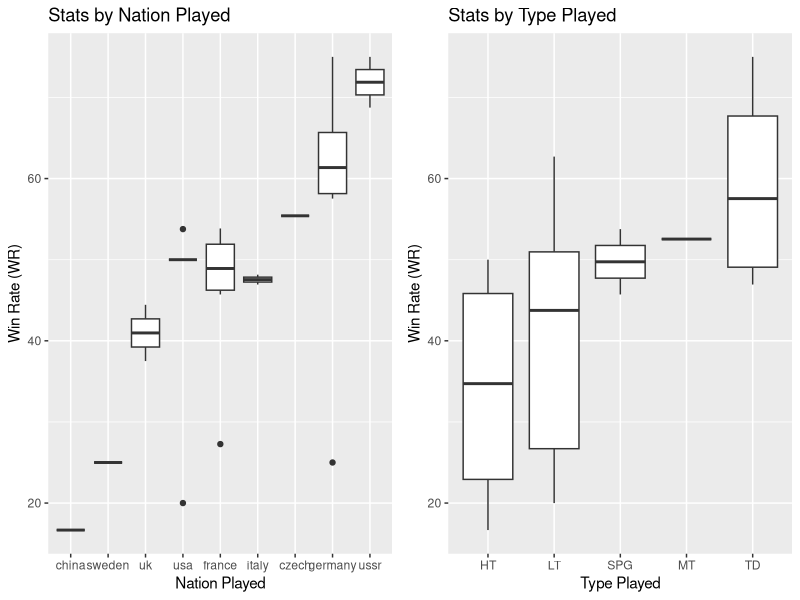

Generate this figure with R:
#Assignment 4
install.packages("gridExtra")
library(here)
library(tidyverse)

library(readr)
WOT <- read.csv("WOT.csv")

WOT_updated <- filter(WOT, Battles > 3)
WOT_updated$WR <- sub("%","",WOT_updated$WR)
WOT_updated$WR <- as.numeric(WOT_updated$WR)

p <- ggplot(data = WOT_updated,
            mapping = aes(x = reorder(Nation, WR, na.rm=TRUE), y = WR))
plot_a <- p + geom_boxplot() +
  labs(x = "Nation Played",
       y = "Win Rate (WR)",
       title = "Stats by Nation Played")

q <- ggplot(data = WOT_updated,
            mapping = aes(x = reorder(Class, WR, ma.rm=TRUE), y = WR))

plot_b <- q + geom_boxplot() +
  labs(x = "Type Played",
       y = "Win Rate (WR)",
       title = "Stats by Type Played")

gridExtra::grid.arrange(
  plot_a,
  plot_b,
  ncol = 2
)